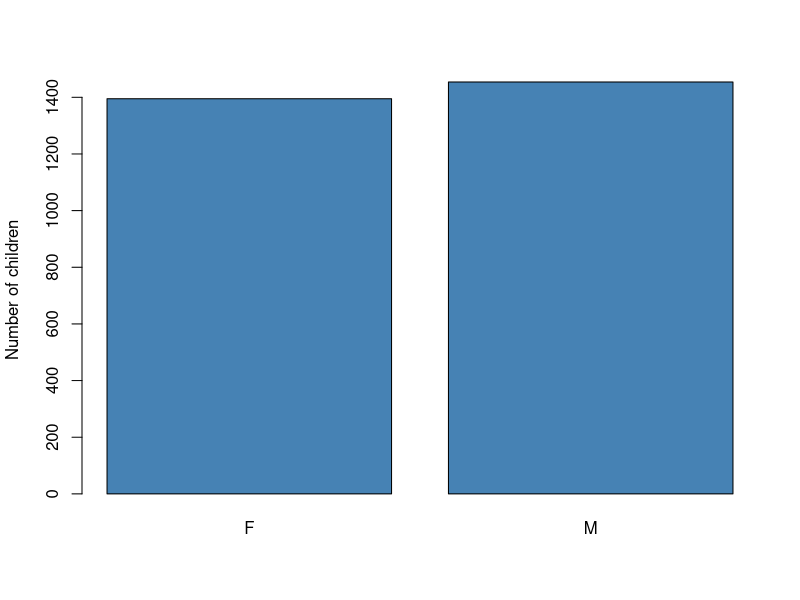
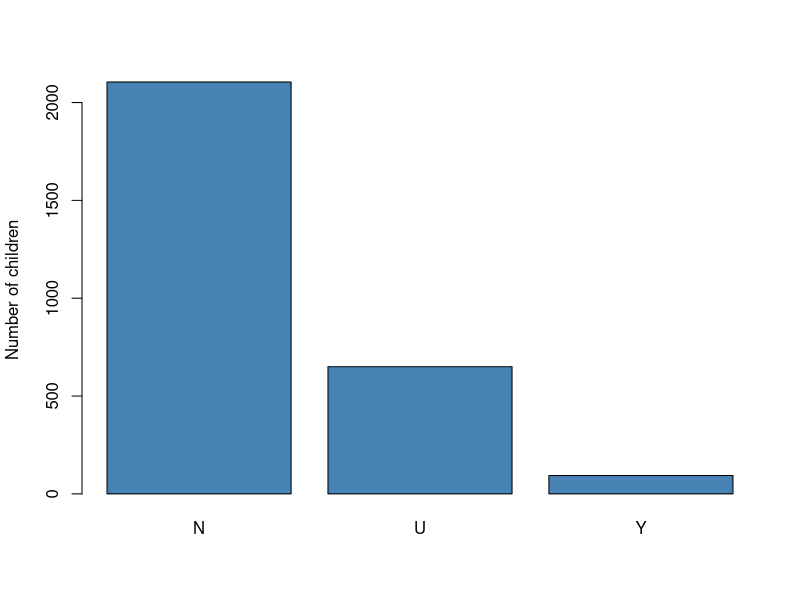
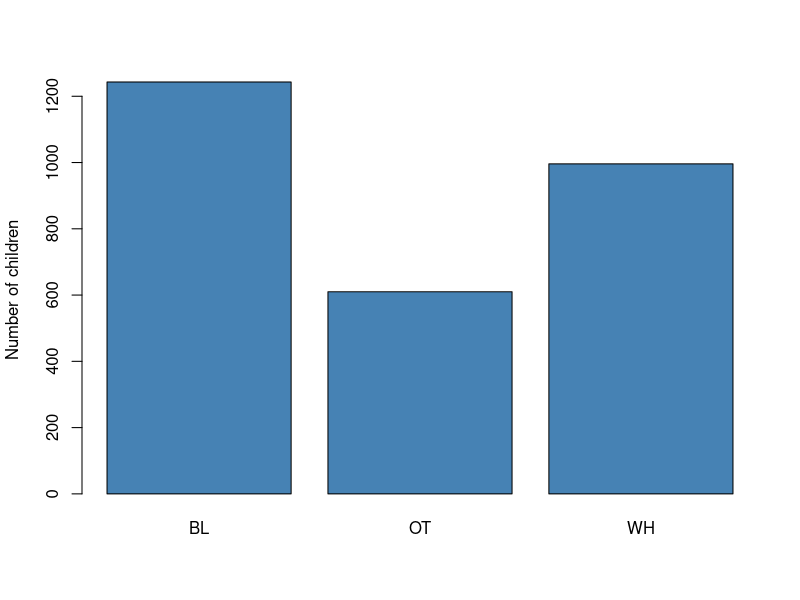
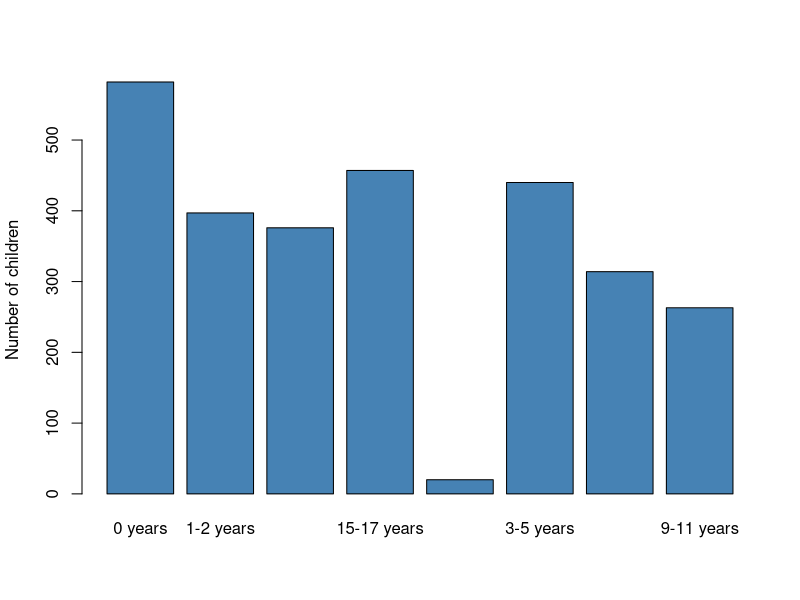
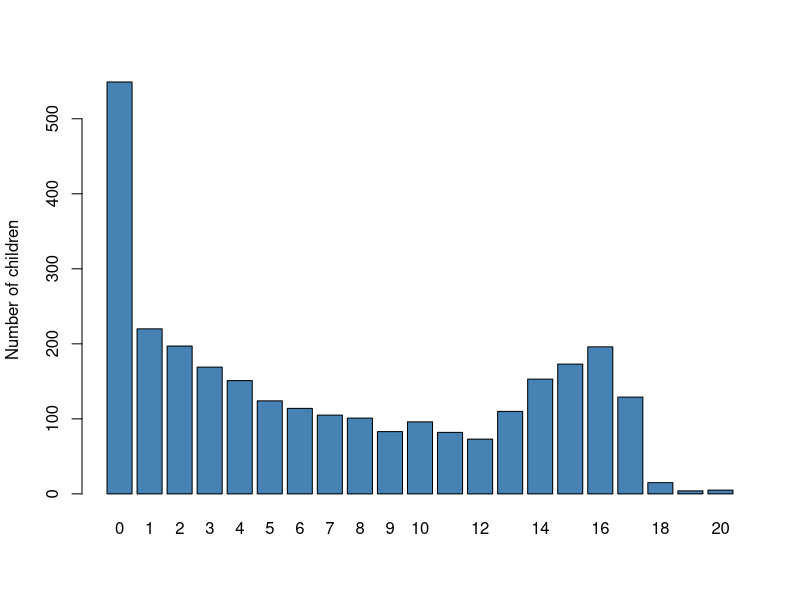
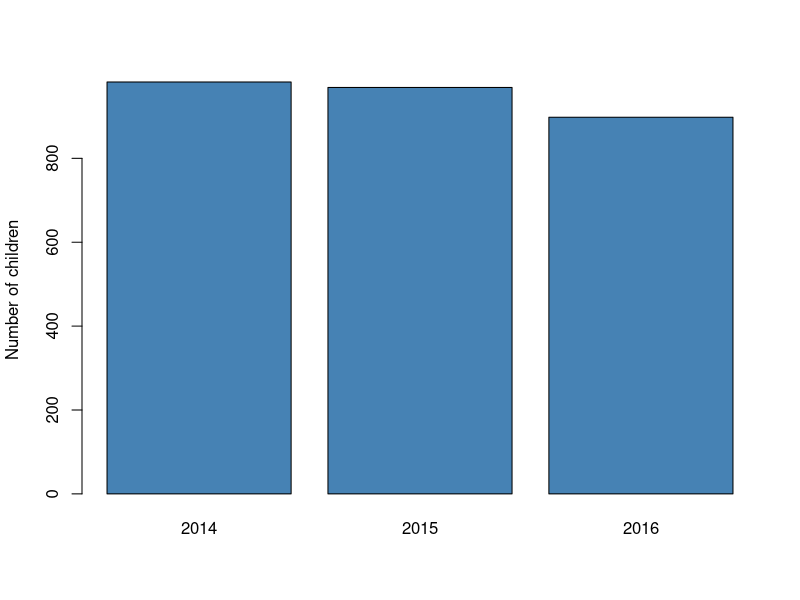
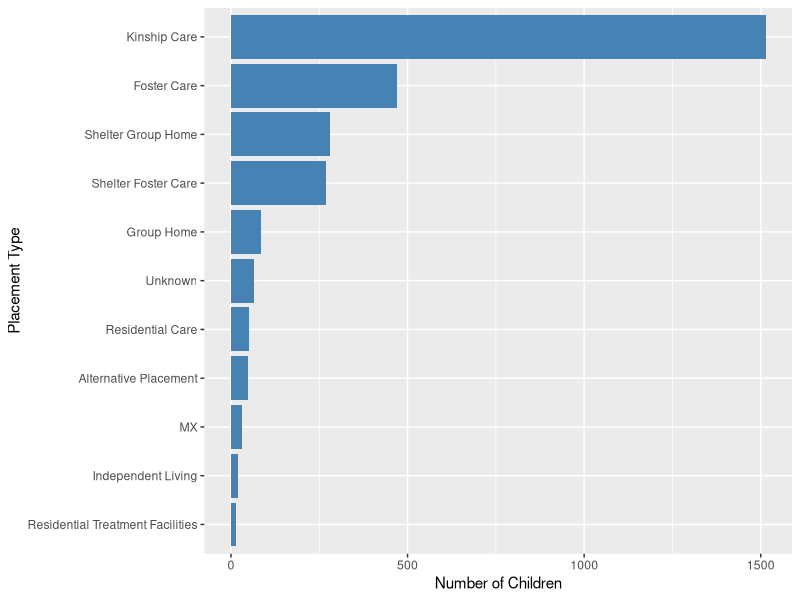
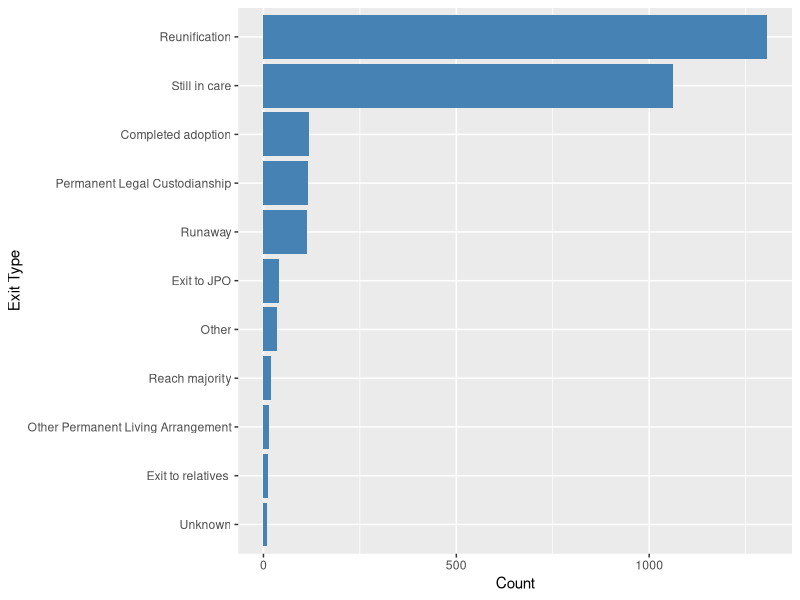

The R source for these figures, in order:
## ---- chunk 1
#Loading all required library packages
library(MASS)
library(plyr)
library(dplyr)
library(ggplot2)
library(GGally)
library(scales)
library(randomForest)
## ---- chunk 2
#Importing dataset into R
setwd("~/allegheny-county-runaway-youth-analysis")
cny <- read.csv("AnalyticExcercise_20180214.csv")
## ---- chunk 3
nrow(cny)
## ---- chunk 4
cny<- transform(cny,
                RUNS = as.factor(mapvalues(RUNS,c(1,0),c("Runaway","Not Runaway"))),
                SPELLONE = as.factor(mapvalues(SPELLONE,c(1,0),c("First Spell","Not First Spell"))),
                INYEAR = as.factor(mapvalues(INYEAR, c(2014,2015,2016),c("2014","2015","2016"))),  
                LEVELCHG = as.factor(mapvalues(LEVELCHG, c(0,1),c("0","1"))),
                DISCH = as.factor(mapvalues(DISCH, c(0,1),c("0","1"))),
                REENTER = as.factor(mapvalues(REENTER, c(0,1),c("0","1"))),
                NPLACES = as.factor(mapvalues(NPLACES, c(1,2,3,4,5,6,7,8,9,11,13),c("1","2","3","4","5","6","7","8","9","11","13"))),
                MOVES = as.factor(mapvalues(MOVES, c(0,1,2,3,4,5,6,7,8,10,12),c("0","1","2","3","4","5","6","7","8","10","12"))),
                AGECAT7 = as.factor(mapvalues(AGECAT7, c(1,2,3,4,5,6,7,8), c("0 years","1-2 years","3-5 years", "6-8 years","9-11 years","12-14 years","15-17 years","18-23 years"))),
                DURCAT = as.factor(mapvalues(DURCAT, c(1,2,3,4,5,6), c("1-29 days","30-89 days","90-179 days", "180-364 days","365-544 days","545-1094 days"))), 
                TYPE = as.factor(mapvalues(TYPE, c("AL","FC","GH","IL","KC","RC", "RT","SF","SG","UK"), c("Alternative Placement","Foster Care","Group Home", "Independent Living","Kinship Care","Residential Care","Residential Treatment Facilities","Shelter Foster Care","Shelter Group Home","Unknown"))),
                IM = as.factor(mapvalues(IM, c(1,2,3,4,5,6,7,8,9,10,11,12),c("Jan","Feb","Mar","Apr","May","Jun","Jul","Aug","Sep","Oct","Nov","Dec"))),
                IY = as.factor(mapvalues(IY,c(2014,2015,2016),c("2014","2015","2016"))),
                OM = as.factor(mapvalues(OM, c(1,2,3,4,5,6,7,8,9,10,11,12),c("Jan","Feb","Mar","Apr","May","Jun","Jul","Aug","Sep","Oct","Nov","Dec"))),
                OY = as.factor(mapvalues(OY,c(2014,2015,2016,2017),c("2014","2015","2016","2017"))),
                EXIT = as.factor(mapvalues(EXIT, c("XCA","XJP","XLC","XOP","XOT","XRF", "XRL","XRM","XRY","XUK","ZTC"), c("Completed adoption","Exit to JPO","Permanent Legal Custodianship", "Other Permanent Living Arrangement","Other","Reunification","Exit to relatives ","Reach majority","Runaway","Unknown","Still in care"))))
## ---- chunk 5
#GENDER
gender.prop.table <-round(prop.table(table(cny$GENDER)),2)
gender.table<- table(cny$GENDER)
gender.table
round(prop.table(gender.table),2)
barplot(gender.table, ylab = "Number of children", col="steelblue")
## ---- chunk 6
#HISPANIC
hispanic.table <- table(cny$HISPANIC)
hispanic.table
round(prop.table(hispanic.table),2)
barplot(hispanic.table, ylab = "Number of children", col="steelblue")

#ETHNIC2
ethnic2.table <- table(cny$ETHNIC2)
ethnic2.table
round(prop.table(ethnic2.table),2)
barplot(ethnic2.table, ylab = "Number of children", col="steelblue")

#AGE CATEGORY
agecat.table <- table(cny$AGECAT7)
agecat.table
round(prop.table(agecat.table),2)
barplot(agecat.table, ylab = "Number of children", col="steelblue")

#SPELL AGE
spellage.table <- table(cny$SPELLAGE)
spellage.table
round(prop.table(spellage.table),2)
barplot(spellage.table, ylab = "Number of children", col="steelblue")

#INYEAR
inyear.table <- table(cny$INYEAR)
inyear.table
round(prop.table(inyear.table),2)
barplot(inyear.table, ylab = "Number of children", col="steelblue")
## ---- chunk 7
type_freqtable <- sort(table(cny$TYPE))
type_df <- as.data.frame(type_freqtable)
round(prop.table(type_freqtable),2)
colnames(type_df) <- c("Placement Type", "Number of Children")
type_df
ggplot(data = type_df, aes(x=`Placement Type`, y=`Number of Children`)) +geom_bar(stat="identity", fill="steelblue") + coord_flip() 
## ---- chunk 8
exit_freqtable <- sort(table(cny$EXIT))
exit_df <- as.data.frame(exit_freqtable)
round(prop.table(exit_freqtable),2)
colnames(exit_df) <- c("Exit Type", "Count")
exit_df
ggplot(data = exit_df, aes(x=`Exit Type`, y=Count)) + geom_bar(stat="identity", fill="steelblue") + coord_flip()
## ---- chunk 9
#AGE CATEGORY
agecat.table <- table(cny$AGECAT7)
agecat.table

## ---- chunk 10
#t-test to see if age is a significant predictor of children who runaway
age.t.test <- t.test(AGE_20161231 ~ RUNS, data = cny)
age.t.test
age.xry.table <- table (cny$AGE_20161231, cny$RUNS)
#Boxplot showing mean age by runaway status
age.xry.plot <- ggplot(data = cny, aes(x = RUNS, y = AGE_20161231, fill = RUNS))
age.xry.plot + geom_boxplot(stat = "boxplot") + ggtitle("Average Age Difference by Runaway Status") + xlab("Runaway Status") +  theme(text = element_text(size=12)) +ylab("Age(as of Dec2016)")
## ---- chunk 11
spellage.t.test <- t.test(SPELLAGE ~ RUNS, data = cny)
spellage.t.test

#Boxplot showing mean age by runaway status
spellage.xry.plot <- ggplot(data = cny, aes(x = RUNS, y = SPELLAGE, fill = RUNS))
spellage.xry.plot + geom_boxplot(stat = "boxplot") + ggtitle("Average Age at the beginning of Spell by Runaway Status") + xlab("Runaway Status") +
ylab("Beginning of Spell Age")
## ---- chunk 12
#t-test to see if spell duration in days is a significant predictor of children who runaway
spelldays.t.test <- t.test(DURAT ~ RUNS, data = cny)
spelldays.t.test
#Boxplot showing mean spell days by runaway status
spelldays.plot <- ggplot(data = cny, aes(x = RUNS, y = DURAT, fill = RUNS))
spelldays.plot + geom_boxplot(stat = "boxplot") + ggtitle("Spell Days by Runaway Status") + xlab("Runaway Status") +
ylab("Spell Duration (in days)")

#t-test to see if spell duration in days is a significant predictor of children who runaway
spellmonths.t.test <- t.test(DURMO ~ RUNS, data = cny)
spellmonths.t.test
#Boxplot showing mean spell months by runaway status
spellmonths.plot <- ggplot(data = cny, aes(x = RUNS, y = DURMO, fill = RUNS))
spellmonths.plot + geom_boxplot(stat = "boxplot") + ggtitle("Spell Months by Runaway Status") + xlab("Runaway Status") +
ylab("Spell Duration (in months)")
## ---- chunk 13
#Subset of Only Runaway Children
cny.xry <- filter(cny, EXIT == "Runaway")
nrow(cny.xry)
## ---- chunk 14
gender.xry_freqtable <- sort(table(cny.xry$GENDER))
gender.xry_df <- as.data.frame(gender.xry_freqtable)
colnames(gender.xry_df) <- c("Gender", "Child Count")
gender.xry_df
ggplot(data = gender.xry_df, aes(x=`Gender`, y=`Child Count`)) +geom_bar(stat="identity", aes(fill=`Gender`), width= 0.5) + coord_flip() + geom_text(aes(label=`Child Count`), hjust = 8)
gender.xry <- table(cny$GENDER, cny$RUNS)
gender.xry
chisq.test(cny$GENDER, cny$RUNS, correct=FALSE)
## ---- chunk 15
ethnicity.xry_freqtable <- sort(table(cny.xry$ETHNIC2))
ethnicity.xry_df <- as.data.frame(ethnicity.xry_freqtable)
colnames(ethnicity.xry_df) <- c("Ethnicity", "Child Count")
ethnicity.xry_df
ggplot(data = ethnicity.xry_df, aes(x=`Ethnicity`, y=`Child Count`)) +geom_bar(stat="identity", aes(fill=`Ethnicity`), width= 0.5) + coord_flip() + geom_text(aes(label=`Child Count`), hjust = 8)

ethnicity.xry <- table(cny$ETHNIC2, cny$RUNS)
ethnicity.xry
chisq.test(cny$ETHNIC2, cny$RUNS, correct=FALSE)
## ---- chunk 16
agecat.xry_freqtable <- sort(table(cny.xry$AGECAT7))
round(prop.table(agecat.xry_freqtable),2)
agecat.xry_df <- as.data.frame(agecat.xry_freqtable)
colnames(agecat.xry_df) <- c("Age Category", "Child Count")
agecat.xry_df
ggplot(data = agecat.xry_df, aes(x=`Age Category`, y=`Child Count`)) +geom_bar(stat="identity", aes(fill=`Age Category`), width= 0.5) + coord_flip() + geom_text(aes(label=`Child Count`), hjust = 8)
agecat.xry <- table(cny$AGECAT7, cny$RUNS)
agecat.xry
chisq.test(cny$AGECAT7, cny$RUNS, correct=FALSE)
## ---- chunk 17
hispanic.xry_freqtable <- sort(table(cny.xry$HISPANIC))
hispanic.xry_df <- as.data.frame(hispanic.xry_freqtable)
colnames(hispanic.xry_df) <- c("Hispanic", "Child Count")
hispanic.xry_df
ggplot(data = hispanic.xry_df, aes(x=`Hispanic`, y=`Child Count`)) +geom_bar(stat="identity", aes(fill=`Hispanic`), width= 0.5) + coord_flip() + geom_text(aes(label=`Child Count`), hjust = 8)
hispanic.xry <- table(cny$HISPANIC, cny$RUNS)
hispanic.xry
chisq.test(cny$HISPANIC, cny$RUNS, correct=FALSE)
## ---- chunk 18
inyear.xry_freqtable <- sort(table(cny.xry$INYEAR))
inyear.xry_df <- as.data.frame(inyear.xry_freqtable)
colnames(inyear.xry_df) <- c("In Year", "Child Count")
inyear.xry_df
ggplot(data = inyear.xry_df, aes(x=`In Year`, y=`Child Count`)) +geom_bar(stat="identity", aes(fill=`In Year`), width= 0.5) + coord_flip() + geom_text(aes(label=`Child Count`), hjust = 5)
inyear.xry <- table(cny$INYEAR, cny$RUNS)
inyear.xry
chisq.test(cny$INYEAR, cny$RUNS, correct=FALSE)
## ---- chunk 19
om.xry_freqtable <- sort(table(cny.xry$OM))
om.xry_df <- as.data.frame(om.xry_freqtable)
colnames(om.xry_df) <- c("Month Spell Ended", "Child Count")
om.xry_df
ggplot(data = om.xry_df, aes(x=`Month Spell Ended`, y=`Child Count`)) +geom_bar(stat="identity", aes(fill=`Child Count`), width= 0.5) + coord_flip() + geom_text(aes(label=`Child Count`), hjust = 8)

om.xry <- table(cny$OM, cny$RUNS)
om.xry
chisq.test(cny$OM, cny$RUNS, correct=FALSE)
## ---- chunk 20
im.xry_freqtable <- sort(table(cny.xry$IM))
im.xry_df <- as.data.frame(im.xry_freqtable)
colnames(im.xry_df) <- c("Month Spell Began", "Child Count")
im.xry_df
ggplot(data = im.xry_df, aes(x=`Month Spell Began`, y=`Child Count`)) +geom_bar(stat="identity", aes(fill=`Child Count`), width= 0.5) + coord_flip() + geom_text(aes(label=`Child Count`), hjust = 8)

im.xry <- table(cny$IM, cny$RUNS)
im.xry
chisq.test(cny$IM, cny$RUNS, correct=FALSE)
## ---- chunk 21
type.xry <- table(cny$TYPE, cny$RUNS)
type.xry
chisq.test(cny$TYPE, cny$RUNS, correct=FALSE)
type.tab <- table(cny$RUNS, cny$TYPE)
type.tab
## ---- chunk 22
lastplace.xry <- table(cny$LASTPLACE, cny$RUNS)
lastplace.xry
chisq.test(cny$LASTPLACE, cny$RUNS, correct=FALSE)
lastplace.tab <- table(cny$RUNS, cny$LASTPLACE)
lastplace.tab
## ---- chunk 23
lastplace.xry <- table(cny$LASTPLACE, cny$RUNS)
lastplace.xry
chisq.test(cny$LASTPLACE, cny$RUNS, correct=FALSE)
lastplace.tab <- table(cny$RUNS, cny$LASTPLACE)
lastplace.tab
## ---- chunk 24
cny.new <- cny
cny.new$ID <- NULL
cny.new$ST_CNTYNAME <- NULL
cny.new$START <- NULL
cny.new$STOP <- NULL
cny.new$PLACE2_DATE <- NULL
cny.new$RECAT <- NULL
cny.new$IYMO <- NULL
cny.new$OYMO <- NULL
cny.new$DURAT <- NULL
cny.new$DURMO <- NULL
cny.new$SPELL <- NULL
cny.new$PLACE2 <- NULL
cny.new$EXIT <- NULL
## ---- chunk 25
cny.new<- transform(cny.new,
                RUNS = as.factor(mapvalues(RUNS,c(1,0),c("Runaway","Not Runaway"))),
                AGE_20161231 = as.factor(AGE_20161231),
                SPELLAGE = as.factor(SPELLAGE),
                SPELLONE = as.factor(mapvalues(SPELLONE,c(1,0),c("First Spell","Not First Spell"))),
                INYEAR = as.factor(mapvalues(INYEAR, c(2014,2015,2016),c("2014","2015","2016"))),  
                LEVELCHG = as.factor(mapvalues(LEVELCHG, c(0,1),c("0","1"))),
                DISCH = as.factor(mapvalues(DISCH, c(0,1),c("0","1"))),
                REENTER = as.factor(mapvalues(REENTER, c(0,1),c("0","1"))),
                NPLACES = as.factor(mapvalues(NPLACES, c(1,2,3,4,5,6,7,8,9,11,13),c("1","2","3","4","5","6","7","8","9","11","13"))),
                MOVES = as.factor(mapvalues(MOVES, c(0,1,2,3,4,5,6,7,8,10,12),c("0","1","2","3","4","5","6","7","8","10","12"))),
                AGECAT7 = as.factor(mapvalues(AGECAT7, c(1,2,3,4,5,6,7), c("0 years","1-2 years","3-5 years", "6-8 years","9-11 years","12-14 years","15-17 years"))),
                DURCAT = as.factor(mapvalues(DURCAT, c(1,2,3,4,5,6), c("1-29 days","30-89 days","90-179 days", "180-364 days","365-544 days","545-1094 days"))), 
                TYPE = as.factor(mapvalues(TYPE, c("AL","FC","GH","IL","KC","RC", "RT","SF","SG","UK"), c("Alternative Placement","Foster Care","Group Home", "Independent Living","Kinship Care","Residential Care","Residential Treatment Facilities","Shelter Foster Care","Shelter Group Home","Unknown"))),
                IM = as.factor(mapvalues(IM, c(1,2,3,4,5,6,7,8,9,10,11,12),c("Jan","Feb","Mar","Apr","May","Jun","Jul","Aug","Sep","Oct","Nov","Dec"))),
                IY = as.factor(mapvalues(IY,c(2014,2015,2016),c("2014","2015","2016"))),
                OM = as.factor(mapvalues(OM, c(1,2,3,4,5,6,7,8,9,10,11,12),c("Jan","Feb","Mar","Apr","May","Jun","Jul","Aug","Sep","Oct","Nov","Dec"))),
                OY = as.factor(mapvalues(OY,c(2014,2015,2016,2017),c("2014","2015","2016","2017"))))
## ---- chunk 26
ncol(cny.new)
str(cny.new)
## ---- chunk 27
random.forest.output<- randomForest(RUNS ~ ., data = cny.new, na.action = na.omit)
random.forest.output
## ---- chunk 28
vi_f = importance(random.forest.output)
vi_f
varImpPlot(random.forest.output,type=2)
## ---- chunk 29
x <- glm(RUNS ~ OM + TYPE + REENTER + DURCAT + ETHNIC2 + GENDER, binomial,data =cny.new)
summary(x)
## ---- chunk 30
cny.kc <- filter(cny,TYPE=="Kinship Care")
cny.fc <- filter(cny,TYPE=="Foster Care")
cny.sg <- filter(cny,TYPE=="Shelter Group Home")
cny.il <- filter(cny, TYPE == "Independent Living")
## ---- chunk 31
cny.jan <- filter(cny, OM == "Jan", AGECAT7 == "12-14 years" | AGECAT7 == "15-17 years" |AGECAT7 == "18-23 years", RUNS=="Runaway")
cny.feb <- filter(cny, OM == "Feb", AGECAT7 == "12-14 years" | AGECAT7 == "15-17 years" |AGECAT7 == "18-23 years" ,RUNS=="Runaway")
cny.mar <- filter(cny, OM == "Mar", AGECAT7 == "12-14 years" | AGECAT7 == "15-17 years" |AGECAT7 == "18-23 years", RUNS=="Runaway")
cny.apr <- filter(cny, OM == "Apr", AGECAT7 == "12-14 years" | AGECAT7 == "15-17 years" |AGECAT7 == "18-23 years",RUNS=="Runaway")
cny.may<- filter(cny, OM == "May", AGECAT7 == "12-14 years" | AGECAT7 == "15-17 years" |AGECAT7 == "18-23 years", RUNS=="Runaway")
cny.jun <- filter(cny, OM == "Jun", AGECAT7 == "12-14 years" | AGECAT7 == "15-17 years" |AGECAT7 == "18-23 years", RUNS=="Runaway")
cny.jul <- filter(cny, OM == "Jul", AGECAT7 == "12-14 years" | AGECAT7 == "15-17 years" |AGECAT7 == "18-23 years", RUNS=="Runaway")
cny.aug <- filter(cny, OM == "Aug", AGECAT7 == "12-14 years" | AGECAT7 == "15-17 years" |AGECAT7 == "18-23 years", RUNS=="Runaway")
cny.sep <- filter(cny, OM == "Sep", AGECAT7 == "12-14 years" | AGECAT7 == "15-17 years" |AGECAT7 == "18-23 years", RUNS=="Runaway")
cny.oct<- filter(cny, OM == "Oct", AGECAT7 == "12-14 years" | AGECAT7 == "15-17 years" |AGECAT7 == "18-23 years", RUNS=="Runaway")
cny.nov <- filter(cny, OM == "Nov", AGECAT7 == "12-14 years" | AGECAT7 == "15-17 years" |AGECAT7 == "18-23 years", RUNS=="Runaway")
cny.dec <- filter(cny, OM == "Dec", AGECAT7 == "12-14 years" | AGECAT7 == "15-17 years" |AGECAT7 == "18-23 years",RUNS=="Runaway")
## ---- chunk 32
nrow(cny.jan)
nrow(cny.feb)
nrow(cny.mar)
nrow(cny.apr)
nrow(cny.may)
nrow(cny.jun)
nrow(cny.jul)
nrow(cny.aug)
nrow(cny.sep)
nrow(cny.oct)
nrow(cny.nov)
nrow(cny.dec)
